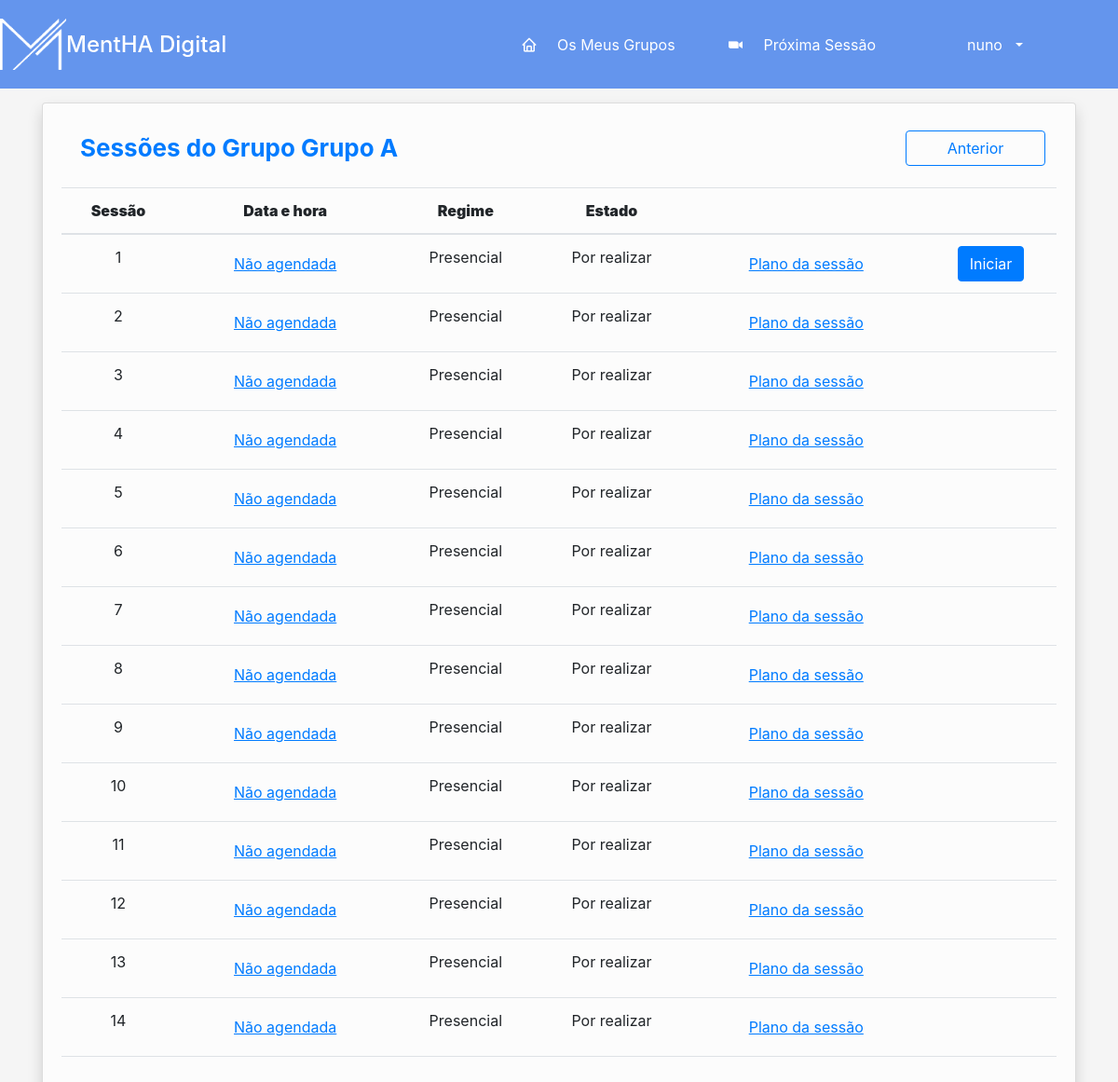
Page /diario/group_sessions/52 (signed in) on the committed database.
### diario/models.py (models this page shows, shortened)
class Grupo(models.Model):
    opEscolaridade = (
        ("0-4", "0-4"),
        ("5-9", "5-9"),
        ("10-12", "10-12"),
        ("12+", "12+")
    )
    opPrograma = (
        ("CARE", "CARE"),
        ("COG", "COG"),
    )
    nome = models.CharField(max_length=20)
    diagnostico = models.ForeignKey(Doenca, on_delete=models.CASCADE, null=True, blank=True)
    localizacao = models.CharField(max_length=20, default="", null=True, blank=True)
    escolaridade = models.CharField(max_length=20, choices=opEscolaridade, default="", blank=True, null=True)
    referenciacao = models.ForeignKey(Reference, on_delete=models.CASCADE, null=True, blank=True)
    nivelGDS = models.IntegerField(default=0)
    programa = models.CharField(max_length=20, choices=opPrograma, default="CARE", blank=True, null=True)
    def __str__(self):
        return f'{self.nome}'

class SessaoDoGrupo(models.Model):
    PRESENT = 'P'
    ONLINE = 'O'
    MISTO = 'M'
    REGIME = [
        (PRESENT, "Presencial"),
        (ONLINE, "Online"),
        (MISTO, "Misto")
    ]
    PORREALIZAR = 'PR'
    REALIZADO = 'R'
    ESTADO = [
        (PORREALIZAR, "Por realizar"),
        (REALIZADO, "Realizado"),
    ]
    grupo = models.ForeignKey(Grupo, on_delete=models.CASCADE, blank=True)
    regime = models.CharField(max_length=20, choices=REGIME, null=True, blank=True, default=PRESENT)
    estado = models.CharField(max_length=20, choices=ESTADO, null=True, blank=True, default=PORREALIZAR)
    data = models.DateTimeField(null=True)
    inicio = models.DateTimeField(null=True, blank=True)
    fim = models.DateTimeField(null=True, blank=True)
    concluido = models.BooleanField(default=False)
    sessao = models.ForeignKey(Sessao, on_delete=models.CASCADE, blank=True, null=True, related_name='sessoes')
    parte_ativa = models.ForeignKey(Parte_Exercicio, models.CASCADE, blank=True, null=True, related_name='sessoes')

class Sessao(models.Model):
    PRESENT = 'P'
    ONLINE = 'O'
    MISTO = 'M'
    REGIME = [
        (PRESENT, "Presencial"),
        (ONLINE, "Online"),
        (MISTO, "Misto")
    ]
    PORREALIZAR = 'PR'
    REALIZADO = 'R'
    ESTADO = [
        (PORREALIZAR, "Por realizar"),
        (REALIZADO, "Realizado"),
    ]
    opPrograma = (
        ("CARE", "CARE"),
        ("COG", "COG"),
    )
    nome = models.CharField(max_length=100, blank = True)
    numeroSessao = models.IntegerField(null=True, blank=True)
    tema = models.TextField(max_length=1000, null=True, blank=True)
    dinamizadores = models.CharField(max_length=1000, null=True, blank=True)
    componentes = models.CharField(max_length=1000, null=True, blank=True)
    instrumentoAvaliacao = models.TextField(max_length=1000, null=True, blank=True)
    programa = models.CharField(max_length=20, choices=opPrograma, default="CARE", blank=True, null=True)

### diario/decorators.py (the view)
        def wrapper(request, *args, **kwargs):
            if request.user.groups.filter(name__in=groups).exists() or 'Todos' in groups:
                return function(request, *args, **kwargs)
            else:
                raise Http404

### diario/views.py (called while the page is built)
@login_required(login_url='diario:login')
@check_user_able_to_see_page('Todos')
def group_sessions(request, grupo_id):
    sessoes_do_grupo = SessaoDoGrupo.objects.filter(grupo=grupo_id)
    sessoes = Sessao.objects.all()
    grupo = Grupo.objects.get(id=grupo_id)
    for sessao in sessoes_do_grupo:
        if sessao.estado == 'PR':
            proxima_sessao = sessao.id
            break
    else:
        proxima_sessao = -1
    contexto = {
        'sessoes_do_grupo': sessoes_do_grupo,
        'grupo': grupo,
        'proxima_sessao': proxima_sessao
    }
    return render(request, "diario/group_sessions.html", contexto)

### diario/templates/diario/group_sessions.html (shortened to what this page needs)
{% extends 'diario/base.html' %}
{% load static %}
{% block main %}
<div class="container-fluid" style="margin-top:15px">
    <div class="container ">
        <div class="card shadow">
            <div class="card-body">
            <div class="titulo">
        <div class="card-body" style="padding: 8px">
            <p class="text-primary m-0 fw-bold"
                style="margin: 5px; font-size: 26px">Sessões do
                Grupo {{ grupo }}</p>
        </div>
        <form action="{% url 'diario:grupo_details' grupo.id %}">
            <button type="submit" class="btn btn-outline-primary" style="width: 150px">
                Anterior
            </button>
        </form>
    </div>
            <div class="table-responsive" style="margin-top:15px">
                <table class="table table-hover">
                    <thead>
                    <tr>
                        <th style="text-align: center;"><strong>Sessão</strong></th>
                        <th style="text-align: center;"><strong>Data e hora</strong></th>
                        <th style="text-align: center;"><strong>Regime</strong></th>
                        <th style="text-align: center;"><strong>Estado</strong></th>
                        <th style="text-align: center;"></th>
                        <th style="text-align: center;"></th>
                    </tr>
                    </thead>
                    <tbody>
                    {% for sessao_do_grupo in sessoes_do_grupo %}
                    <tr>
                        <td style="text-align: center;">{{ sessao_do_grupo.sessao.numeroSessao }}
                        </td>
                        <td style="text-align: center;">
                            <a href="{% url 'diario:changeDate' sessao_do_grupo.sessao.id grupo.id %}">
                                {% if sessao_do_grupo.data == None %}
                                <button class="btn btn-link">
                                    Não agendada
                                </button>
                                {% else %}
                                <button class="btn btn-link">
                                    {{ sessao_do_grupo.data }}
                                </button>
                            </a>
                            {% endif %}
                        </td>
                        <td style="text-align: center;">{% if sessao_do_grupo.regime == 'P' %}
                            Presencial
                            {% endif %}
                        </td>
                        <td style="text-align: center;">{% if sessao_do_grupo.estado == 'PR' %}
                            Por realizar
                            {% endif %}
                        </td>
                        <td style="text-align: center;">
                            <a href="{% url 'diario:sessao' sessao_do_grupo.id grupo.id %}">
                                <button class="btn btn-link">Plano da sessão</button>
                            </a>
                        </td>
                        <td style="text-align: center;">
                            {% if sessao_do_grupo.id == proxima_sessao %}
                            <form action="{% url 'diario:presencas_sessao' sessao_do_grupo.id %}">
                                <button class="btn btn-primary">Iniciar</button>
                            </form>
                            {% endif %}
                        </td>
                    </tr>
                    {% endfor %}
                    </tbody>
                </table>
            </div>
        </div>
    </div>
</div>
{% endblock %}

### diario/templates/diario/base.html (shortened to what this page needs)
<!DOCTYPE html>
{% load static %}
<html lang="pt">
<head>
    <link href="https://cdn.jsdelivr.net/npm/bootstrap@5.2.0/dist/css/bootstrap.min.css" rel="stylesheet"
>
    <link href='https://unpkg.com/boxicons@2.0.7/css/boxicons.min.css' rel='stylesheet'>
    <link rel="stylesheet" href="https://cdn.jsdelivr.net/npm/bootstrap@4.0.0/dist/css/bootstrap.min.css">
    <link href="{% static 'diario/style.css'%}?{% now 'U' %}" rel="stylesheet">
</head>
<body id="layout">
    <div class="sidebar">
        <div class="logo-details">
            <img src="{% static 'diario/img/mentha-logo.png' %}" alt=""
                 style="width:20%;">
            <span class="logo_name">MentHA Digital</span>
        </div>
            <div class="nav-links max-left">
                <a href="{% url 'diario:dashboard_Care' %}" class="active">
                    <i class="bx bx-home"></i>
                    <span class="links_name">Os Meus Grupos</span>
                </a>
            </div>
            <div class="nav-links">
                {% block menu %}
                <a href="{% url 'diario:nextSession' %}">
                    <i class='bx bxl-zoom'></i>
                    <span class="links_name">Próxima Sessão</span>
                </a>
                {% endblock %}
            </div>
            <div class="profile-details nav-links">
                    <a class="nav-link dropdown-toggle" href="#" role="button" data-bs-toggle="dropdown"
                    aria-expanded="false">
                        <span class="admin_name">{{ request.user }}</span>
                    </a>
            </div>
    </div>
    <div id="content">
        {% block main %}
        {% endblock main %}
    </div>
</body>
</html>

### diario/static/diario/style.css (style rules this page uses)
#layout { background-color: rgba(0, 0, 0, 0.04); }
.card { background-color: rgba(255, 255, 255, 0.65); }
#content { display:flex; flex-direction: row; align-items: flex-start; justify-content: center; }
#layout { display: grid; grid-template-columns: 1fr; grid-template-rows: 95px 1fr; }
.sidebar { display: flex; flex-direction: row; height: 100%; background: cornflowerblue; transition: all 0.5s ease; align-items: center; gap: 35px; }
.nav-links { color: white; }
.container-fluid { max-width: 120ch; }
.sidebar .nav-links a { height: 100%; width: 100%; display: flex; align-items: center; text-decoration: none; transition: all 0.4s ease; }
.sidebar .nav-links i { min-width: 60px; text-align: center; font-size: 18px; }
.sidebar .logo-details { height: 80px; display: flex; align-items: center; }
.profile-details { display: flex; align-items: center; border-radius: 6px; height: 50px; min-width: 190px; padding: 0 15px 0 2px; }
.profile-details .admin_name { margin: 0 10px; white-space: nowrap; }
.sidebar a:link, .sidebar a:visited { color: white; background-color: transparent; text-decoration: none; }
.max-left { margin-left: auto; }
.sidebar .logo-details .logo_name { color: #fff; font-size: 24px; font-weight: 500; }
body { height: 100vh; }
.titulo { display: flex; flex-direction: row; justify-content: space-between; align-items: center; padding-right: calc(var(--bs-gutter-x) * .5); padding-left: calc(var(--bs-gutter-x) * .5); }
.titulo p { font-size: 26px }

### rows in the picture
Grupo: nome "Grupo A"
SessaoDoGrupo: sessao.numeroSessao "1", shows "Não agendada", regime "Presencial", estado "Por realizar", shows "Iniciar"
SessaoDoGrupo: sessao.numeroSessao "2", shows "Não agendada", regime "Presencial", estado "Por realizar"
SessaoDoGrupo: sessao.numeroSessao "3", shows "Não agendada", regime "Presencial", estado "Por realizar"
SessaoDoGrupo: sessao.numeroSessao "4", shows "Não agendada", regime "Presencial", estado "Por realizar"
SessaoDoGrupo: sessao.numeroSessao "5", shows "Não agendada", regime "Presencial", estado "Por realizar"
SessaoDoGrupo: sessao.numeroSessao "6", shows "Não agendada", regime "Presencial", estado "Por realizar"
SessaoDoGrupo: sessao.numeroSessao "7", shows "Não agendada", regime "Presencial", estado "Por realizar"
SessaoDoGrupo: sessao.numeroSessao "8", shows "Não agendada", regime "Presencial", estado "Por realizar"
SessaoDoGrupo: sessao.numeroSessao "9", shows "Não agendada", regime "Presencial", estado "Por realizar"
SessaoDoGrupo: sessao.numeroSessao "10", shows "Não agendada", regime "Presencial", estado "Por realizar"
SessaoDoGrupo: sessao.numeroSessao "11", shows "Não agendada", regime "Presencial", estado "Por realizar"
SessaoDoGrupo: sessao.numeroSessao "12", shows "Não agendada", regime "Presencial", estado "Por realizar"
SessaoDoGrupo: sessao.numeroSessao "13", shows "Não agendada", regime "Presencial", estado "Por realizar"
SessaoDoGrupo: sessao.numeroSessao "14", shows "Não agendada", regime "Presencial", estado "Por realizar"

### other values in the picture
{{ request.user }} "nuno"
